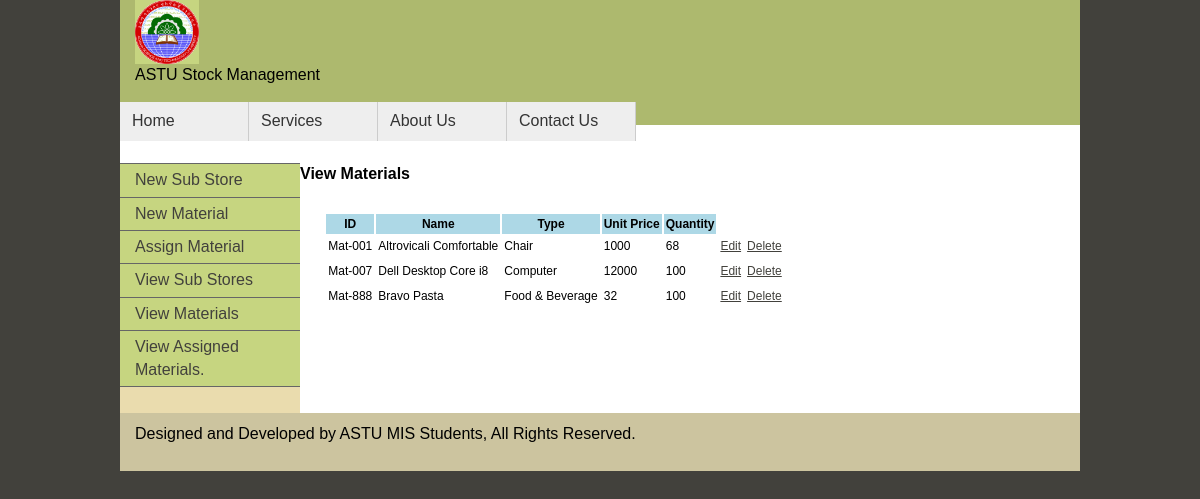
The app's page /viewmaterials.php with its own data.
### tables this page shows
CREATE TABLE `material` (
  `mat_ID` varchar(40) NOT NULL,
  `mat_name` varchar(40) default NULL,
  `mat_type` varchar(40) default NULL,
  `unit_price` float default NULL,
  `quantity` int(11) default NULL,
  PRIMARY KEY  (`mat_ID`)
);

### viewmaterials.php (the view, shortened to what this page needs)
<!DOCTYPE html PUBLIC "-//W3C//DTD XHTML 1.0 Transitional//EN" "http://www.w3.org/TR/xhtml1/DTD/xhtml1-transitional.dtd">
<html xmlns="http://www.w3.org/1999/xhtml">
<head>
<link href="SpryAssets/SpryMenuBarHorizontal.css" rel="stylesheet" type="text/css" />
</head>
<body>
<div class="container">
  <div class="header">
    <p><a href="index.php"><img src="images/ASTU Logo.gif" alt="Insert Logo Here" name="Insert_logo" width="64" height="64" id="Insert_logo" style="background-color: #C6D580; display:block;" /></a>
      ASTU Stock Management
</p>
    <ul id="MenuBar1" class="MenuBarHorizontal">
      <li><a href="index.php">Home</a>      </li>
      <li><a href="services.php">Services</a></li>
      <li><a href="aboutus.php">About Us</a>      </li>
      <li><a href="contactus.php">Contact Us</a></li>
    </ul>
    <p>&nbsp; </p>
    </div>
 <br/>
  <div class="sidebar1">
    <ul class="nav">      <li><a href="newsubstore.php">New Sub Store</a></li>
      <li><a href="newmaterial.php">New  Material</a></li>
      <li><a href="assignmaterial.php">Assign Material</a></li>
	  	  <li><a href="viewsubstores.php">View Sub Stores</a></li><li><a href="viewmaterials.php">View Materials</a></li>
<li><a href="viewassignedmats.php">View Assigned Materials.</a></li>
</ul>
  </div>
  <p align="left"><strong>View Materials</strong></p>
  <div class="content">    <form id="form1" name="form1" method="post" action="">
<table style="font-size:12px" border="0" align="center" cellpadding="2"
			cellspacing="2">
			<tr>
				<th bgcolor="lightblue">ID</th>
				<th bgcolor="lightblue">Name</th>
				<th bgcolor="lightblue">Type</th>
				<th bgcolor="lightblue">Unit Price</th>
                <th bgcolor="lightblue">Quantity</th>
			</tr>
<?php
include('connect.php');
$query1=mysqli_query($dbConn, "SELECT * FROM material");
while($query2=mysqli_fetch_array($query1))
{
echo "<tr><td>".$query2['mat_ID']."</td>";
echo "<td>".$query2['mat_name']."</td>";
echo "<td>".$query2['mat_type']."</td>";
echo "<td>".$query2['unit_price']."</td>";
echo "<td>".$query2['quantity']."</td>";
echo "<td><a href='editmaterial.php?matid=".$query2['mat_ID']."&matname=".$query2['mat_name']."&mattype=".$query2['mat_type']."&unitprice=".$query2['unit_price']."&quantity=".$query2['quantity']."'>Edit</a></td>";
echo "<td><a href='deletematerial.php?matid=".$query2['mat_ID']."'>Delete</a></td><tr>";
}
?>
</table>
  </div>
  <div class="footer">
    <p>Designed and Developed by ASTU MIS Students, All Rights Reserved.</p>
  </div>
  </div>
</body>
</html>

### SpryAssets/SpryMenuBarHorizontal.css (style rules this page uses)
ul.MenuBarHorizontal { margin: 0; padding: 0; list-style-type: none; font-size: 12; cursor: default; width: auto; }
ul.MenuBarHorizontal li { margin: 0; padding: 0; list-style-type: none; font-size: 100%; position: relative; text-align: left; cursor: pointer; width: 8em; float: left; border-right: 1px solid #ccc; }
ul.MenuBarHorizontal a { display: block; cursor: pointer; background-color: #EEE; padding: 0.5em 0.75em; color: #333; text-decoration: none; }

### viewmaterials.php (style rules this page uses)
ul, ol, dl { padding: 0; margin: 0; }
h1, h2, h3, h4, h5, h6, p { margin-top: 0; padding-right: 15px; padding-left: 15px; }
a img { border: none; }
a:link { color: #42413C; text-decoration: underline; }
.container { width: 960px; background-color: #FFFFFF; margin: 0 auto; }
.header { background-color: #ADB96E; border-width: 4px; }
.sidebar1 { float: left; width: 180px; background-color: #EADCAE; padding-bottom: 10px; }
.content { padding: 10px 0; width: 510px; float: left; }
ul.nav { list-style: none; border-top: 1px solid #666; margin-bottom: 15px; }
ul.nav li { border-bottom: 1px solid #666; }
ul.nav a, ul.nav a:visited { padding: 5px 5px 5px 15px; display: block; width: 160px; text-decoration: none; background-color: #C6D580; }
.footer { padding: 10px 0; background-color: #CCC49F; position: relative; clear: both; / }

### records on screen
material: mat_ID "Mat-001", mat_name "Altrovicali Comfortable", mat_type "Chair", unit_price "1000", quantity "68"
material: mat_ID "Mat-007", mat_name "Dell Desktop Core i8", mat_type "Computer", unit_price "12000", quantity "100"
material: mat_ID "Mat-888", mat_name "Bravo Pasta", mat_type "Food & Beverage", unit_price "32", quantity "100"
